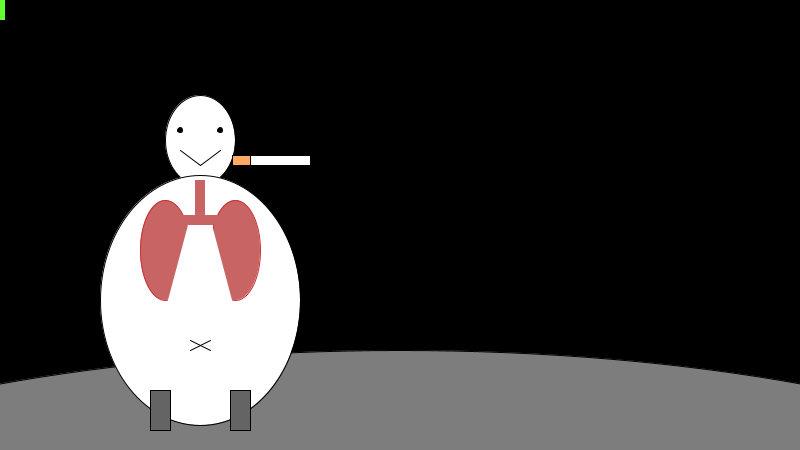
Frame 1 (no input)
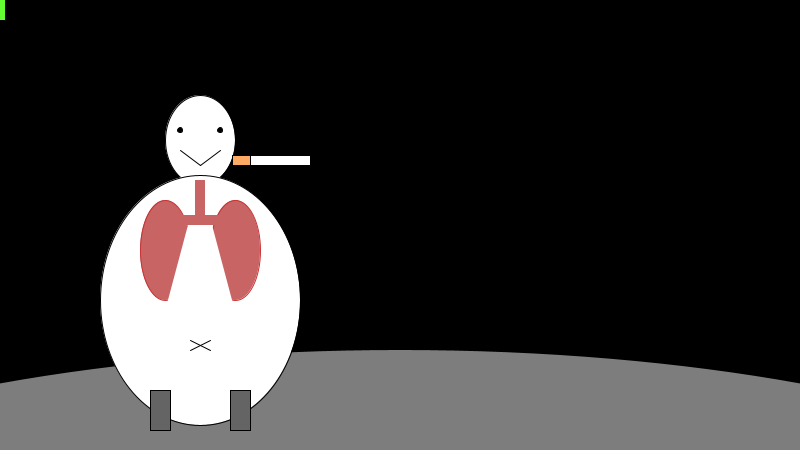
Frame 60 (the mouse pressed at the canvas centre just before this capture)
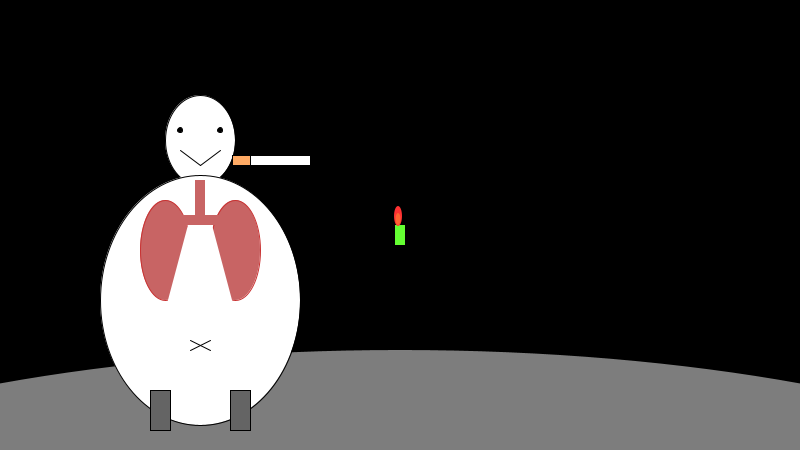
Frame 120 (the mouse held since frame 60 and released just before this capture)

The Processing sketch that drew these frames (run headless with seeded random() and noise(); from frame 60 on, the mouse is pressed at the canvas centre):

// Processing sketch: processing_126559
// ── processing_126559.pde

ArrayList Clouds;

int cloudsize = 7;
int thickness = 10;

int m = 0;
int f = 410;
int l = 0;

void setup() {
  size(800, 450);
  Clouds = new ArrayList();
  frameRate(30);
}

void draw() {
  background(0);

  ellipseMode(CENTER);
  fill(125);
  ellipse(400, 600, 1600, 500);
  stroke(0);

  fill(255);
  ellipse(200, 140, 70, 90);
  ellipse(200, 300, 200+0.1*m, 250);

  fill(0); 
  ellipse(180, 130, 5, 5);
  ellipse(220, 130, 5, 5);

  fill(255, 170, 100);
  rectMode(CENTER);
  rect(245, 160, 25, 10);
  fill(255);
  rect(280, 160, 60, 10);

  stroke(0);
  line(180, -0.05*m+150, 200, 165+0.05*m);
  line(220, -0.05*m+150, 200, 165+0.05*m);

  line(190, 340, 210, 350);
  line(210, 340, 190, 350);

  fill(100); 
  rect(240, f, 20, 40); 
  rect(160, f, 20, 40);

  stroke(200, 50, 50);
  fill(200-0.5*l, 100-0.25*l, 100-0.25*l);
  ellipse(165, 250, 50, 100);
  ellipse(235, 250, 50, 100);
  noStroke();
  fill(255);
  triangle(200, 180, 160, 330, 240, 330);
  fill(200, 100, 100);
  rect(200, 200, 10, 40);
  rect(200, 220, 40, 10);

  noStroke();
  fill(100, 255, 50);
  rect(mouseX, mouseY+10, 10, 20);
  fill(255, 50, 50);
  ellipseMode(CENTER);
  ellipse(mouseX-2, mouseY-9, 8, 20);
  fill(255, 100, 50);
  ellipse(mouseX-2, mouseY-6, 5, 12);

  for (int i = Clouds.size() - 1 ; i >= 0; i--) {
    cloud newcloud = (cloud) Clouds.get(i);

    newcloud.display();
    newcloud.move();
    newcloud.die();
    if (newcloud.life < 0) {
      Clouds.remove(i);
    }
  }

  if (mousePressed && (mouseButton == LEFT) && mouseX<320 && mouseX >300 && mouseY<180 && mouseY>160) {
    fill(255, 30, 30);
    rect(310, 160, 5, 10);
    Clouds.add(new cloud(400, 165));
    l = l + 1;
    l = constrain(l, 0, 320);
    m = m - 1;
    m = constrain(m, -300, 0);
  }
}

void keyPressed() {
  if (key == 'r') {
    l = 0;
    m = 0;
  }
}

class cloud {
  float xpos;
  float ypos;
  float life = 200;
  float opac;

  cloud(float x, float y) {
    xpos = x;
    ypos = y;
  }
  void display() {
    pushMatrix();
    translate(xpos - 70, ypos);
    bigcloud();
    bigcloud();
    bigcloud();
    popMatrix();
  }

  void move() {
    xpos = xpos + 1.5;
    ypos = ypos + random(-3, 2);
  }
  void die() {
    life= life - 1;
    if (life<100) {
      opac = opac + 1;
    }
  }

  void bigcloud() {
    pushMatrix();
    cloud();
    cloud();
    cloud();
    popMatrix();
  }

  void cloud() {
    pushMatrix();
    fill(255, random(50, 100) - opac);
    ellipse(random(-thickness - 10, thickness), random(-thickness, thickness), cloudsize, cloudsize);
    ellipse(random(-thickness - 10, thickness), random(-thickness, thickness), cloudsize - 5, cloudsize - 2);
    ellipse(random(-thickness - 10, thickness), random(-thickness, thickness), cloudsize - 10, cloudsize - 5);
    ellipse(random(-thickness - 10, thickness), random(-thickness, thickness), cloudsize + 5, cloudsize + 2);
    ellipse(random(-thickness - 10, thickness), random(-thickness, thickness), cloudsize + 10, cloudsize + 5);
    popMatrix();
  }
}
